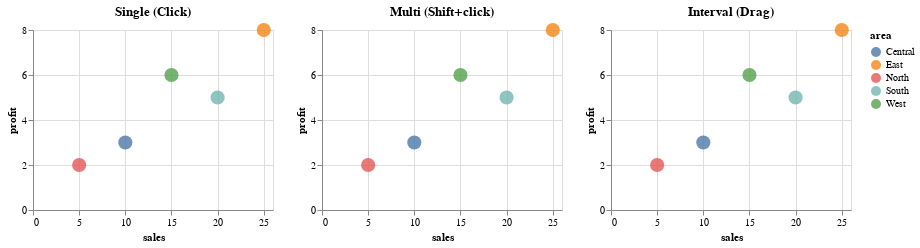

Notebook code for this chart:
### Code cell
alt.hconcat(
    plot(alt.selection_single()).properties(title="Single (Click)"),
    plot(alt.selection_multi()).properties(title="Multi (Shift+click)"),
    plot(alt.selection_interval()).properties(title="Interval (Drag)"),
)

### Figure 1 — Vega-Lite specification as saved in the notebook (floating-point values rounded to 4 significant figures)
{"$schema": "https://vega.github.io/schema/vega-lite/v3.4.0.json", "config": {"mark": {"tooltip": null}, "view": {"height": 300, "width": 400}}, "data": {"name": "data-e9a1bf97bac3c6f8642dc2ef7d8e4b49"}, "datasets": {"data-e9a1bf97bac3c6f8642dc2ef7d8e4b49": [{"area": "North", "profit": 2, "sales": 5}, {"area": "East", "profit": 8, "sales": 25}, {"area": "West", "profit": 6, "sales": 15}, {"area": "South", "profit": 5, "sales": 20}, {"area": "Central", "profit": 3, "sales": 10}]}, "hconcat": [{"encoding": {"color": {"condition": {"field": "area", "selection": "selector011", "type": "nominal"}, "value": "grey"}, "opacity": {"condition": {"selection": "selector011", "value": 0.8}, "value": 0.3}, "x": {"field": "sales", "type": "quantitative"}, "y": {"field": "profit", "type": "quantitative"}}, "height": 180, "mark": {"size": 200, "type": "circle"}, "selection": {"selector011": {"type": "single"}}, "title": "Single (Click)", "width": 240}, {"encoding": {"color": {"condition": {"field": "area", "selection": "selector012", "type": "nominal"}, "value": "grey"}, "opacity": {"condition": {"selection": "selector012", "value": 0.8}, "value": 0.3}, "x": {"field": "sales", "type": "quantitative"}, "y": {"field": "profit", "type": "quantitative"}}, "height": 180, "mark": {"size": 200, "type": "circle"}, "selection": {"selector012": {"type": "multi"}}, "title": "Multi (Shift+click)", "width": 240}, {"encoding": {"color": {"condition": {"field": "area", "selection": "selector013", "type": "nominal"}, "value": "grey"}, "opacity": {"condition": {"selection": "selector013", "value": 0.8}, "value": 0.3}, "x": {"field": "sales", "type": "quantitative"}, "y": {"field": "profit", "type": "quantitative"}}, "height": 180, "mark": {"size": 200, "type": "circle"}, "selection": {"selector013": {"type": "interval"}}, "title": "Interval (Drag)", "width": 240}]}
